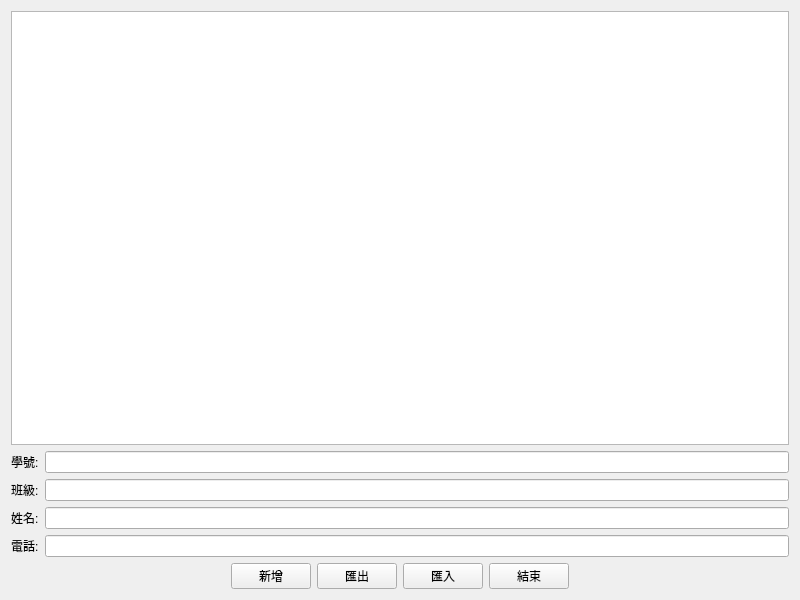
<?xml version="1.0" encoding="UTF-8"?>
<ui version="4.0">
 <class>Contactbook</class>
 <widget class="QWidget" name="Contactbook">
  <property name="geometry">
   <rect>
    <x>0</x>
    <y>0</y>
    <width>800</width>
    <height>600</height>
   </rect>
  </property>
  <property name="windowTitle">
   <string>Contactbook</string>
  </property>
  <layout class="QVBoxLayout" name="verticalLayout_2">
   <item>
    <widget class="QTableWidget" name="tableWidget"/>
   </item>
   <item>
    <layout class="QFormLayout" name="formLayout_4">
     <item row="0" column="0">
      <widget class="QLabel" name="label">
       <property name="text">
        <string>學號:</string>
       </property>
      </widget>
     </item>
     <item row="0" column="1">
      <widget class="QLineEdit" name="lineEdit"/>
     </item>
     <item row="1" column="0">
      <widget class="QLabel" name="label_2">
       <property name="text">
        <string>班級:</string>
       </property>
      </widget>
     </item>
     <item row="2" column="0">
      <widget class="QLabel" name="label_3">
       <property name="text">
        <string>姓名:</string>
       </property>
      </widget>
     </item>
     <item row="3" column="0">
      <widget class="QLabel" name="label_4">
       <property name="text">
        <string>電話:</string>
       </property>
      </widget>
     </item>
     <item row="1" column="1">
      <widget class="QLineEdit" name="lineEdit_2"/>
     </item>
     <item row="2" column="1">
      <widget class="QLineEdit" name="lineEdit_3"/>
     </item>
     <item row="3" column="1">
      <widget class="QLineEdit" name="lineEdit_4"/>
     </item>
    </layout>
   </item>
   <item>
    <layout class="QHBoxLayout" name="horizontalLayout">
     <item>
      <spacer name="horizontalSpacer">
       <property name="orientation">
        <enum>Qt::Orientation::Horizontal</enum>
       </property>
       <property name="sizeHint" stdset="0">
        <size>
         <width>40</width>
         <height>20</height>
        </size>
       </property>
      </spacer>
     </item>
     <item>
      <widget class="QPushButton" name="pushButton_2">
       <property name="text">
        <string>新增</string>
       </property>
      </widget>
     </item>
     <item>
      <widget class="QPushButton" name="pushButton">
       <property name="text">
        <string>匯出</string>
       </property>
      </widget>
     </item>
     <item>
      <widget class="QPushButton" name="pushButton_3">
       <property name="text">
        <string>匯入</string>
       </property>
      </widget>
     </item>
     <item>
      <widget class="QPushButton" name="pushButton_4">
       <property name="text">
        <string>結束</string>
       </property>
      </widget>
     </item>
     <item>
      <spacer name="horizontalSpacer_2">
       <property name="orientation">
        <enum>Qt::Orientation::Horizontal</enum>
       </property>
       <property name="sizeHint" stdset="0">
        <size>
         <width>40</width>
         <height>20</height>
        </size>
       </property>
      </spacer>
     </item>
    </layout>
   </item>
  </layout>
 </widget>
 <resources/>
 <connections/>
</ui>
